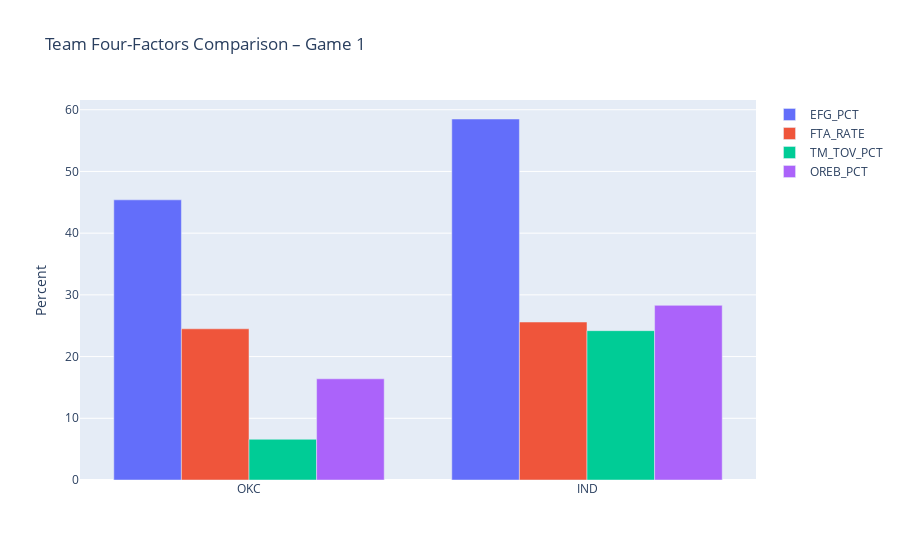

The cell this chart's notebook holds for it:
### Code cell
import plotly.express as px

# pick the four factors from your DataFrame
cols = ['EFG_PCT', 'FTA_RATE', 'TM_TOV_PCT', 'OREB_PCT']
df = teams_four_factors.copy()

# If these are on a 0–1 scale, convert to percentages
for c in cols:
    if df[c].max() <= 1:
        df[c] *= 100

fig = px.bar(
    df,
    x='TEAM_ABBREVIATION',
    y=cols,
    barmode='group',
    labels={'value':'Percent', 'variable':'Factor'},
    title='Team Four-Factors Comparison – Game 1'
)
fig.update_layout(xaxis_title='', legend_title='')
fig.show()

### Figure 1 — Plotly figure (JSON) as saved in the notebook; plotly's stock layout.template omitted (floating-point values rounded to 4 significant figures)
{"data": [{"alignmentgroup": "True", "hovertemplate": "Factor=EFG_PCT<br>TEAM_ABBREVIATION=%{x}<br>Percent=%{y}<extra></extra>", "legendgroup": "EFG_PCT", "marker": {"color": "#636efa", "pattern": {"shape": ""}}, "name": "EFG_PCT", "offsetgroup": "EFG_PCT", "orientation": "v", "showlegend": true, "textposition": "auto", "type": "bar", "x": ["OKC", "IND"], "xaxis": "x", "y": [45.4, 58.5], "yaxis": "y"}, {"alignmentgroup": "True", "hovertemplate": "Factor=FTA_RATE<br>TEAM_ABBREVIATION=%{x}<br>Percent=%{y}<extra></extra>", "legendgroup": "FTA_RATE", "marker": {"color": "#EF553B", "pattern": {"shape": ""}}, "name": "FTA_RATE", "offsetgroup": "FTA_RATE", "orientation": "v", "showlegend": true, "textposition": "auto", "type": "bar", "x": ["OKC", "IND"], "xaxis": "x", "y": [24.5, 25.6], "yaxis": "y"}, {"alignmentgroup": "True", "hovertemplate": "Factor=TM_TOV_PCT<br>TEAM_ABBREVIATION=%{x}<br>Percent=%{y}<extra></extra>", "legendgroup": "TM_TOV_PCT", "marker": {"color": "#00cc96", "pattern": {"shape": ""}}, "name": "TM_TOV_PCT", "offsetgroup": "TM_TOV_PCT", "orientation": "v", "showlegend": true, "textposition": "auto", "type": "bar", "x": ["OKC", "IND"], "xaxis": "x", "y": [6.6, 24.2], "yaxis": "y"}, {"alignmentgroup": "True", "hovertemplate": "Factor=OREB_PCT<br>TEAM_ABBREVIATION=%{x}<br>Percent=%{y}<extra></extra>", "legendgroup": "OREB_PCT", "marker": {"color": "#ab63fa", "pattern": {"shape": ""}}, "name": "OREB_PCT", "offsetgroup": "OREB_PCT", "orientation": "v", "showlegend": true, "textposition": "auto", "type": "bar", "x": ["OKC", "IND"], "xaxis": "x", "y": [16.4, 28.3], "yaxis": "y"}], "layout": {"barmode": "group", "legend": {"title": {"text": ""}, "tracegroupgap": 0}, "title": {"text": "Team Four-Factors Comparison – Game 1"}, "xaxis": {"anchor": "y", "domain": [0, 1], "title": {"text": ""}}, "yaxis": {"anchor": "x", "domain": [0, 1], "title": {"text": "Percent"}}}}
